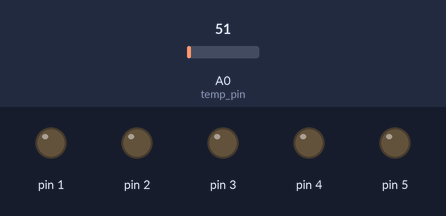
Recording of a sketch running on a simulated Arduino Uno, built with avr-gcc and run on an emulated ATmega328P. Shown: output pins drawn as LEDs (lit = HIGH). Inputs (shaded band) come from the test bench; at power-on: A0 (temp_pin) = 51.

Above: at 1.2 s.
1.3 s: A0 (temp_pin) set to 76
3.2 s: A0 (temp_pin) set to 86
At 5.2 s:
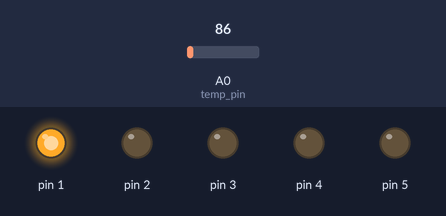
5.5 s: A0 (temp_pin) set to 114
7.2 s: A0 (temp_pin) set to 129
At 8.3 s:
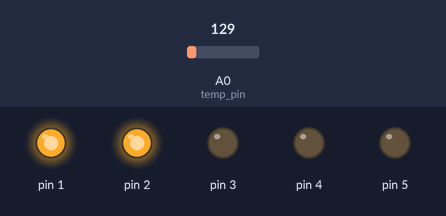
9.5 s: A0 (temp_pin) set to 163
At 11.0 s:
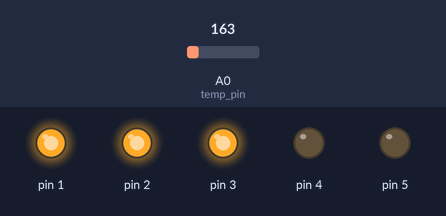
11.5 s: A0 (temp_pin) set to 112
At 12.5 s:
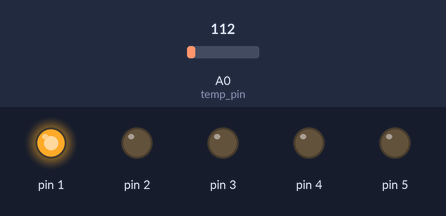
Timing chart, 0 to 14.5 s (numbered marks = the images above; inputs shaded):
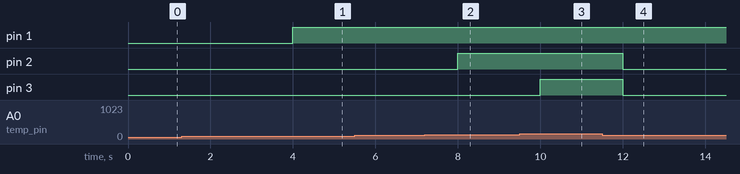

The sketch:

INTERRUPTS_ON_TIMER.ino
```cpp
// (C) __Your names here: Amin Mahmoudifard, Yasamin Fazelidehkordi, Patrik Samcenko, group: 28 __ (2022)
// Work package 4
// Exercise 1
// Submission code: 8989cc (provided by your TA-s)

//Define section - define the pin being used & the size of the step for temperature cutoffs.
#define temp_pin A0
#define TEMP_STEP 10

//Instantiate the variable used for tempeture.
double temp = 0;

//Setup function for the program
void setup() {
  //Set the temperature reading pin to input.
  pinMode(temp_pin, INPUT);
  //Set the appropriate output pins.
  DDRD = B00111110;

  //Interrupt setup courtesy of https://www.instructables.com/Arduino-Timer-Interrupts/
  cli();//stop interrupts
  //set timer1 interrupt at 1Hz
  TCCR1A = 0;// set entire TCCR1A register to 0
  TCCR1B = 0;// same for TCCR1B
  TCNT1  = 0;//initialize counter value to 0
  // set compare match register for 1hz increments
  OCR1A = 15624;// = (16*10^6) / (1*1024) - 1 (must be <65536)
  // turn on CTC mode
  TCCR1B |= (1 << WGM12);
  // Set CS12 and CS10 bits for 1024 prescaler
  TCCR1B |= (1 << CS12) | (1 << CS10);
  // enable timer compare interrupt
  TIMSK1 |= (1 << OCIE1A);
  sei();//allow interrupts

  //Set the initial values of the LEDs.
  updateLight();
}

//Timer 1 interrupts at 1Hz.
ISR(TIMER1_COMPA_vect){
  //Calls to update the LEDs.
  updateLight();
}

//Function to update which LEDs are switched on, base on the current temperature.
void updateLight(){
  //Read the value from the temperature input pin.
  temp = ((double) analogRead(temp_pin) / 1024) * 500 - 50;

  //Reset the output values.
  PORTD = B00000001;
  //Update the LEDs based on the temperature reading, by setting all bits right of the nearest cutoff to 1.
  PORTD = (PORTD << (int) temp/TEMP_STEP + 1) * 2 - 1;
}

void loop() {
  //Twidling its thumbs, and letting the interrupts do the work.
}
```

Measured:
- the behaviour switches between 81 and 82 on A0 (temp_pin) (found by bisection; images 0 and 1)
- the behaviour switches between 122 and 123 on A0 (temp_pin) (found by bisection; images 1 and 2)
- after the input at 1.3 s, every drawn part: stays the same
- after the input at 3.2 s, pin 1: LOW → HIGH after 0.80 s
- after the input at 7.2 s, pin 2: LOW → HIGH after 0.80 s
- after the input at 9.5 s, pin 3: LOW → HIGH after 0.50 s
- after the input at 11.5 s, pin 2, pin 3: HIGH → LOW after 0.50 s
